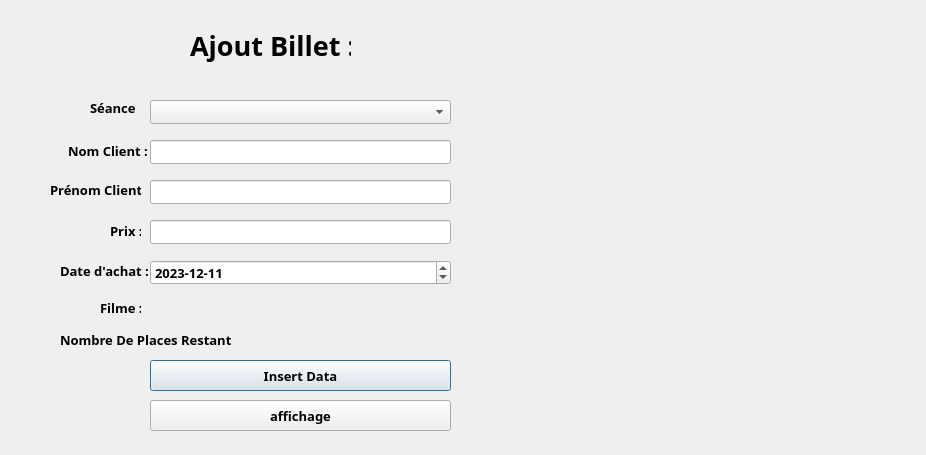
<?xml version="1.0" encoding="UTF-8"?>
<ui version="4.0">
 <class>billet</class>
 <widget class="QDialog" name="billet">
  <property name="geometry">
   <rect>
    <x>0</x>
    <y>0</y>
    <width>926</width>
    <height>455</height>
   </rect>
  </property>
  <property name="font">
   <font>
    <family>Segoe UI Semibold</family>
    <pointsize>10</pointsize>
    <bold>true</bold>
   </font>
  </property>
  <property name="windowTitle">
   <string>Dialog</string>
  </property>
  <widget class="QLabel" name="label">
   <property name="geometry">
    <rect>
     <x>190</x>
     <y>20</y>
     <width>161</width>
     <height>51</height>
    </rect>
   </property>
   <property name="font">
    <font>
     <family>Segoe UI Variable Display Semib</family>
     <pointsize>20</pointsize>
     <bold>true</bold>
    </font>
   </property>
   <property name="text">
    <string>Ajout Billet :</string>
   </property>
  </widget>
  <widget class="QLabel" name="label_2">
   <property name="geometry">
    <rect>
     <x>90</x>
     <y>100</y>
     <width>49</width>
     <height>16</height>
    </rect>
   </property>
   <property name="font">
    <font>
     <family>Segoe UI Variable Display Semib</family>
     <pointsize>10</pointsize>
     <bold>true</bold>
    </font>
   </property>
   <property name="text">
    <string>Séance :</string>
   </property>
  </widget>
  <widget class="QLabel" name="label_3">
   <property name="geometry">
    <rect>
     <x>110</x>
     <y>220</y>
     <width>31</width>
     <height>21</height>
    </rect>
   </property>
   <property name="text">
    <string>Prix :</string>
   </property>
  </widget>
  <widget class="QLabel" name="label_4">
   <property name="geometry">
    <rect>
     <x>60</x>
     <y>260</y>
     <width>91</width>
     <height>21</height>
    </rect>
   </property>
   <property name="text">
    <string>Date d'achat :</string>
   </property>
  </widget>
  <widget class="QLabel" name="label_5">
   <property name="geometry">
    <rect>
     <x>68</x>
     <y>140</y>
     <width>81</width>
     <height>21</height>
    </rect>
   </property>
   <property name="text">
    <string>Nom Client :</string>
   </property>
  </widget>
  <widget class="QLineEdit" name="lineEdit_Nom_Client">
   <property name="geometry">
    <rect>
     <x>150</x>
     <y>140</y>
     <width>301</width>
     <height>24</height>
    </rect>
   </property>
  </widget>
  <widget class="QLineEdit" name="lineEdit_Prix">
   <property name="geometry">
    <rect>
     <x>150</x>
     <y>220</y>
     <width>301</width>
     <height>24</height>
    </rect>
   </property>
  </widget>
  <widget class="QDateEdit" name="dateEdit_Achat">
   <property name="geometry">
    <rect>
     <x>150</x>
     <y>260</y>
     <width>301</width>
     <height>25</height>
    </rect>
   </property>
   <property name="dateTime">
    <datetime>
     <hour>0</hour>
     <minute>0</minute>
     <second>0</second>
     <year>2023</year>
     <month>12</month>
     <day>11</day>
    </datetime>
   </property>
   <property name="displayFormat">
    <string>yyyy-MM-dd</string>
   </property>
  </widget>
  <widget class="QComboBox" name="comboBox">
   <property name="geometry">
    <rect>
     <x>150</x>
     <y>100</y>
     <width>301</width>
     <height>24</height>
    </rect>
   </property>
  </widget>
  <widget class="QPushButton" name="pushButton_Insert_Data">
   <property name="geometry">
    <rect>
     <x>150</x>
     <y>360</y>
     <width>301</width>
     <height>31</height>
    </rect>
   </property>
   <property name="text">
    <string>Insert Data</string>
   </property>
  </widget>
  <widget class="QLineEdit" name="lineEdit_Prenom_Client">
   <property name="geometry">
    <rect>
     <x>150</x>
     <y>180</y>
     <width>301</width>
     <height>24</height>
    </rect>
   </property>
  </widget>
  <widget class="QLabel" name="label_6">
   <property name="geometry">
    <rect>
     <x>50</x>
     <y>180</y>
     <width>91</width>
     <height>20</height>
    </rect>
   </property>
   <property name="text">
    <string>Prénom Client :</string>
   </property>
  </widget>
  <widget class="QLabel" name="label_7">
   <property name="geometry">
    <rect>
     <x>100</x>
     <y>300</y>
     <width>41</width>
     <height>16</height>
    </rect>
   </property>
   <property name="text">
    <string>Filme :</string>
   </property>
  </widget>
  <widget class="QLabel" name="name_Filme">
   <property name="geometry">
    <rect>
     <x>150</x>
     <y>297</y>
     <width>261</width>
     <height>20</height>
    </rect>
   </property>
   <property name="text">
    <string/>
   </property>
  </widget>
  <widget class="QLabel" name="label_8">
   <property name="geometry">
    <rect>
     <x>60</x>
     <y>330</y>
     <width>171</width>
     <height>20</height>
    </rect>
   </property>
   <property name="text">
    <string>Nombre De Places Restant :</string>
   </property>
  </widget>
  <widget class="QLabel" name="nbrPlace">
   <property name="geometry">
    <rect>
     <x>230</x>
     <y>330</y>
     <width>221</width>
     <height>21</height>
    </rect>
   </property>
   <property name="text">
    <string/>
   </property>
  </widget>
  <widget class="QLabel" name="label_pic">
   <property name="geometry">
    <rect>
     <x>530</x>
     <y>130</y>
     <width>321</width>
     <height>241</height>
    </rect>
   </property>
   <property name="text">
    <string/>
   </property>
  </widget>
  <widget class="QPushButton" name="pushButton_Affichage">
   <property name="geometry">
    <rect>
     <x>150</x>
     <y>400</y>
     <width>301</width>
     <height>31</height>
    </rect>
   </property>
   <property name="text">
    <string>affichage</string>
   </property>
  </widget>
 </widget>
 <resources/>
 <connections/>
</ui>
